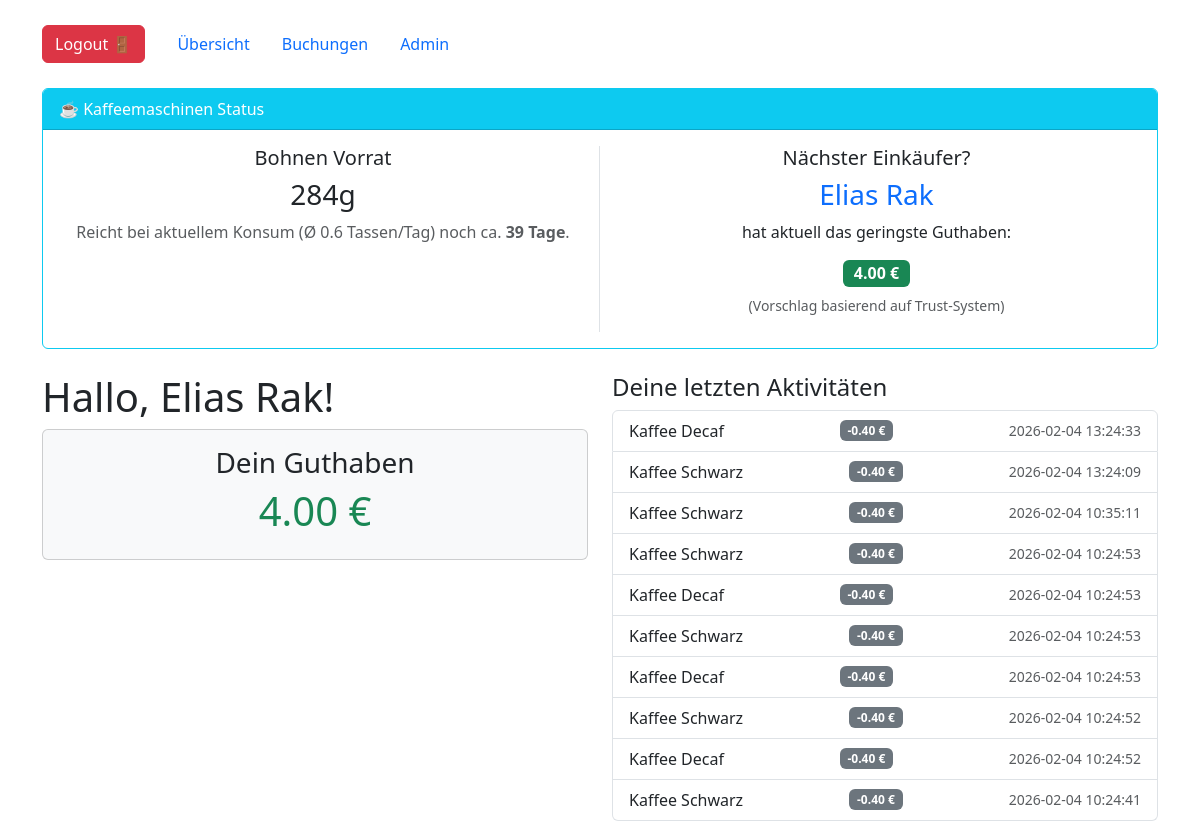
The app's page /dashboard (signed in), older data.
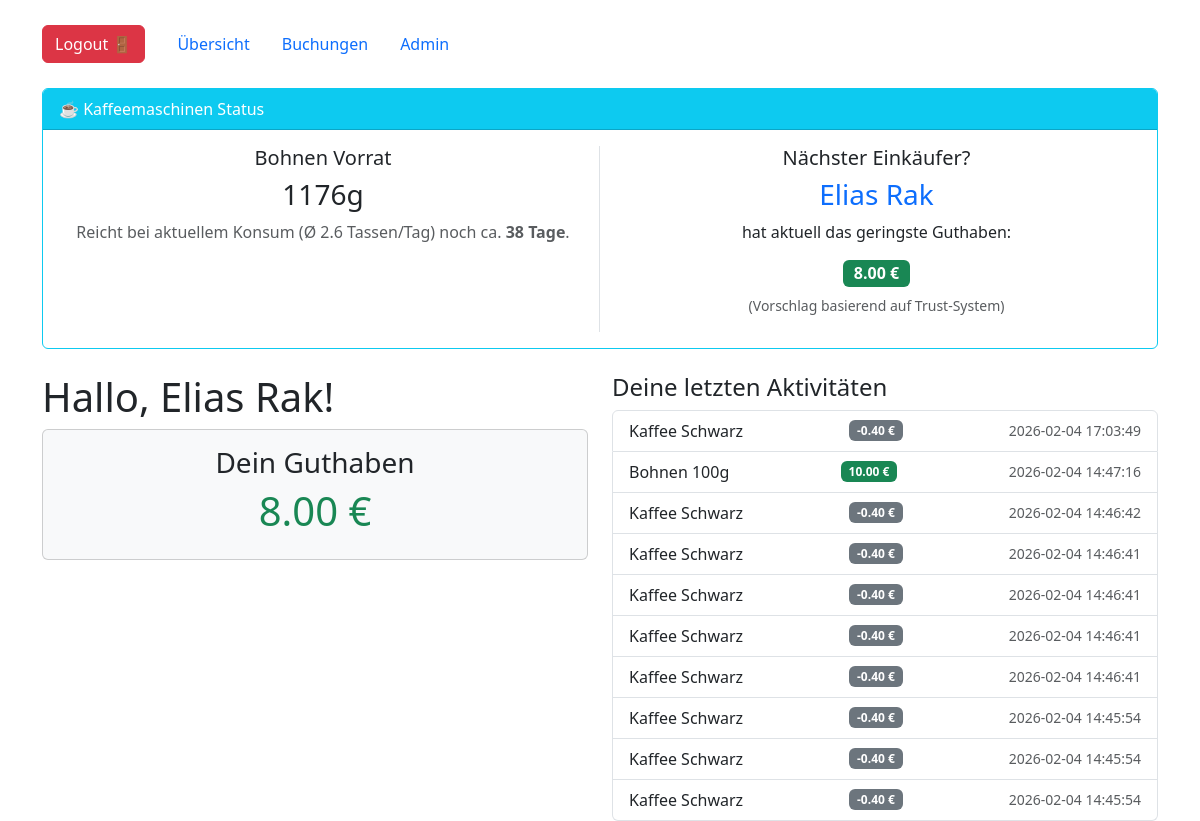
The same page, newer data.
### tables this page shows
CREATE TABLE users (
                    id INTEGER PRIMARY KEY AUTOINCREMENT,
                    name TEXT NOT NULL UNIQUE,
                    rfid_uid TEXT UNIQUE,
                    password_hash TEXT,
                    is_admin INTEGER DEFAULT 0,
                    saldo REAL DEFAULT 0.0
                );

CREATE TABLE transaktionen (
                    id INTEGER PRIMARY KEY AUTOINCREMENT,
                    user_id INTEGER,
                    typ TEXT,
                    beschreibung TEXT,
                    betrag REAL,
                    zeitstempel DATETIME DEFAULT CURRENT_TIMESTAMP,
                    FOREIGN KEY(user_id) REFERENCES users(id)
                );

### app.py (the view)
@app.route('/')
@app.route('/dashboard')
@login_required
def dashboard():
    conn = get_db()
    transaktionen = conn.execute("SELECT * FROM transaktionen WHERE user_id = ? ORDER BY zeitstempel DESC LIMIT 10", (current_user.id,)).fetchall()
    curr_saldo = conn.execute("SELECT saldo FROM users WHERE id = ?", (current_user.id,)).fetchone()[0]
    stats = get_prediction_stats(conn)
    conn.close()
    return render_template('dashboard.html', transaktionen=transaktionen, saldo=curr_saldo, stats=stats)

### app.py (called while the page is built)
def get_db():
    conn = sqlite3.connect(DB_NAME)
    conn.row_factory = sqlite3.Row
    return conn

@login_manager.user_loader
def load_user(user_id):
    conn = get_db()
    u = conn.execute("SELECT * FROM users WHERE id = ?", (user_id,)).fetchone()
    conn.close()
    if u:
        return User(u['id'], u['name'], u['is_admin'], u['saldo'])
    return None

### templates/dashboard.html (shortened to what this page needs)
{% extends "base.html" %}
{% block content %}
<div class="card mb-4 border-info">
    <div class="card-header bg-info text-white">
        ☕ Kaffeemaschinen Status
    </div>
    <div class="card-body">
        <div class="row text-center">
            <div class="col-md-6 border-end">
                <h5 class="card-title">Bohnen Vorrat</h5>
                <h3>{{ stats.bestand_gramm }}g</h3>
                <p class="text-muted">
                    Reicht bei aktuellem Konsum (Ø {{ stats.tassen_pro_tag }} Tassen/Tag) noch ca.
                    <strong>{{ stats.tage_bis_leer }} Tage</strong>.
                </p>
            </div>
            <div class="col-md-6">
                <h5 class="card-title">Nächster Einkäufer?</h5>
                <h3 class="text-primary">{{ stats.empfehlung_name }}</h3>
                <p>hat aktuell das geringste Guthaben:</p>
                <span class="badge bg-success fs-6">{{ "%.2f"|format(stats.empfehlung_saldo) }} €</span>
                <p class="small text-muted mt-2">
                    (Vorschlag basierend auf Trust-System)
                </p>
            </div>
        </div>
    </div>
</div>
<div class="row">
    <div class="col-md-6">
        <h1>Hallo, {{ current_user.name }}!</h1>
        <div class="card bg-light mb-3">
            <div class="card-body text-center">
                <h3>Dein Guthaben</h3>
                <h1 class="{{ 'text-success' if saldo >= 0 else 'text-danger' }}">{{ "%.2f"|format(saldo) }} €</h1>
            </div>
        </div>
    </div>
    <div class="col-md-6">
        <h4>Deine letzten Aktivitäten</h4>
        <ul class="list-group">
            {% for t in transaktionen %}
            <li class="list-group-item d-flex justify-content-between align-items-center">
                {{ t.beschreibung }}
                <span class="badge {{ 'bg-success' if t.betrag > 0 else 'bg-secondary' }}">
                    {{ "%.2f"|format(t.betrag) }} €
                </span>
                <small class="text-muted">{{ t.zeitstempel }}</small>
            </li>
            {% endfor %}
        </ul>
    </div>
</div>
{% endblock %}

Row changes from the older to the newer data that the page shows:
no longer on this page (row unchanged): transaktionen: beschreibung "Kaffee Decaf", betrag "-0.40", zeitstempel "2026-02-04 13:24:33"
no longer on this page (row unchanged): transaktionen: beschreibung "Kaffee Schwarz", betrag "-0.40", zeitstempel "2026-02-04 13:24:09"
no longer on this page (row unchanged): transaktionen: beschreibung "Kaffee Schwarz", betrag "-0.40", zeitstempel "2026-02-04 10:35:11"
no longer on this page (row unchanged): transaktionen: beschreibung "Kaffee Schwarz", betrag "-0.40", zeitstempel "2026-02-04 10:24:53"
no longer on this page (row unchanged): transaktionen: beschreibung "Kaffee Decaf", betrag "-0.40", zeitstempel "2026-02-04 10:24:53"
no longer on this page (row unchanged): transaktionen: beschreibung "Kaffee Schwarz", betrag "-0.40", zeitstempel "2026-02-04 10:24:53"
no longer on this page (row unchanged): transaktionen: beschreibung "Kaffee Decaf", betrag "-0.40", zeitstempel "2026-02-04 10:24:53"
no longer on this page (row unchanged): transaktionen: beschreibung "Kaffee Schwarz", betrag "-0.40", zeitstempel "2026-02-04 10:24:52"
no longer on this page (row unchanged): transaktionen: beschreibung "Kaffee Decaf", betrag "-0.40", zeitstempel "2026-02-04 10:24:52"
no longer on this page (row unchanged): transaktionen: beschreibung "Kaffee Schwarz", betrag "-0.40", zeitstempel "2026-02-04 10:24:41"
changed users "Elias Rak": empfehlung_saldo "4.00" → "8.00"; saldo "4.00" → "8.00"
added transaktionen: beschreibung "Kaffee Schwarz", betrag "-0.40", zeitstempel "2026-02-04 17:03:49"
added transaktionen: beschreibung "Bohnen 100g", betrag "10.00", zeitstempel "2026-02-04 14:47:16"
added transaktionen: beschreibung "Kaffee Schwarz", betrag "-0.40", zeitstempel "2026-02-04 14:46:42"
added transaktionen: beschreibung "Kaffee Schwarz", betrag "-0.40", zeitstempel "2026-02-04 14:46:41"
added transaktionen: beschreibung "Kaffee Schwarz", betrag "-0.40", zeitstempel "2026-02-04 14:46:41"
added transaktionen: beschreibung "Kaffee Schwarz", betrag "-0.40", zeitstempel "2026-02-04 14:46:41"
added transaktionen: beschreibung "Kaffee Schwarz", betrag "-0.40", zeitstempel "2026-02-04 14:46:41"
added transaktionen: beschreibung "Kaffee Schwarz", betrag "-0.40", zeitstempel "2026-02-04 14:45:54"
added transaktionen: beschreibung "Kaffee Schwarz", betrag "-0.40", zeitstempel "2026-02-04 14:45:54"
added transaktionen: beschreibung "Kaffee Schwarz", betrag "-0.40", zeitstempel "2026-02-04 14:45:54"
Text that changed along with them:
{{ stats.bestand_gramm }}: "284" → "1176"
{{ stats.tassen_pro_tag }}: "0.6" → "2.6"
{{ stats.tage_bis_leer }}: "39" → "38"
